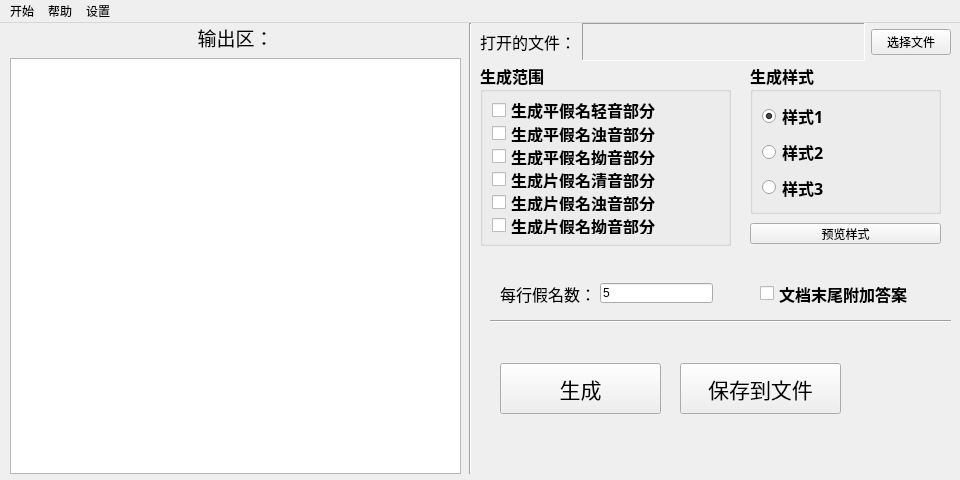
<?xml version="1.0" encoding="UTF-8"?>
<ui version="4.0">
 <class>TestCreate</class>
 <widget class="QMainWindow" name="TestCreate">
  <property name="geometry">
   <rect>
    <x>0</x>
    <y>0</y>
    <width>960</width>
    <height>480</height>
   </rect>
  </property>
  <property name="sizePolicy">
   <sizepolicy hsizetype="Fixed" vsizetype="Fixed">
    <horstretch>0</horstretch>
    <verstretch>0</verstretch>
   </sizepolicy>
  </property>
  <property name="minimumSize">
   <size>
    <width>960</width>
    <height>480</height>
   </size>
  </property>
  <property name="maximumSize">
   <size>
    <width>960</width>
    <height>480</height>
   </size>
  </property>
  <property name="windowTitle">
   <string>生成问卷</string>
  </property>
  <property name="windowIcon">
   <iconset resource="resources.qrc">
    <normaloff>:/res/testIcon.png</normaloff>:/res/testIcon.png</iconset>
  </property>
  <widget class="QWidget" name="centralwidget">
   <widget class="QWidget" name="widget" native="true">
    <property name="geometry">
     <rect>
      <x>10</x>
      <y>0</y>
      <width>451</width>
      <height>451</height>
     </rect>
    </property>
    <layout class="QVBoxLayout" name="verticalLayout">
     <item>
      <widget class="QLabel" name="text_outPut">
       <property name="font">
        <font>
         <family>等线</family>
         <pointsize>14</pointsize>
        </font>
       </property>
       <property name="text">
        <string>输出区：</string>
       </property>
       <property name="alignment">
        <set>Qt::AlignCenter</set>
       </property>
      </widget>
     </item>
     <item>
      <widget class="QTextEdit" name="outPutArea">
       <property name="frameShadow">
        <enum>QFrame::Sunken</enum>
       </property>
       <property name="lineWrapMode">
        <enum>QTextEdit::NoWrap</enum>
       </property>
      </widget>
     </item>
    </layout>
   </widget>
   <widget class="QGroupBox" name="chooseScope">
    <property name="geometry">
     <rect>
      <x>480</x>
      <y>40</y>
      <width>251</width>
      <height>183</height>
     </rect>
    </property>
    <property name="font">
     <font>
      <family>等线</family>
      <pointsize>12</pointsize>
      <weight>75</weight>
      <bold>true</bold>
     </font>
    </property>
    <property name="title">
     <string>生成范围</string>
    </property>
    <layout class="QVBoxLayout" name="verticalLayout_2">
     <item>
      <widget class="QCheckBox" name="A1">
       <property name="text">
        <string>生成平假名轻音部分</string>
       </property>
      </widget>
     </item>
     <item>
      <widget class="QCheckBox" name="A2">
       <property name="text">
        <string>生成平假名浊音部分</string>
       </property>
      </widget>
     </item>
     <item>
      <widget class="QCheckBox" name="A3">
       <property name="text">
        <string>生成平假名拗音部分</string>
       </property>
      </widget>
     </item>
     <item>
      <widget class="QCheckBox" name="B1">
       <property name="text">
        <string>生成片假名清音部分</string>
       </property>
      </widget>
     </item>
     <item>
      <widget class="QCheckBox" name="B2">
       <property name="text">
        <string>生成片假名浊音部分</string>
       </property>
      </widget>
     </item>
     <item>
      <widget class="QCheckBox" name="B3">
       <property name="text">
        <string>生成片假名拗音部分</string>
       </property>
      </widget>
     </item>
    </layout>
   </widget>
   <widget class="Line" name="line">
    <property name="geometry">
     <rect>
      <x>460</x>
      <y>0</y>
      <width>20</width>
      <height>451</height>
     </rect>
    </property>
    <property name="orientation">
     <enum>Qt::Vertical</enum>
    </property>
   </widget>
   <widget class="QWidget" name="fileOperation" native="true">
    <property name="geometry">
     <rect>
      <x>480</x>
      <y>0</y>
      <width>471</width>
      <height>38</height>
     </rect>
    </property>
    <layout class="QHBoxLayout" name="horizontalLayout">
     <item>
      <widget class="QLabel" name="text_openedFile">
       <property name="sizePolicy">
        <sizepolicy hsizetype="Fixed" vsizetype="Fixed">
         <horstretch>0</horstretch>
         <verstretch>0</verstretch>
        </sizepolicy>
       </property>
       <property name="font">
        <font>
         <family>等线</family>
         <pointsize>12</pointsize>
        </font>
       </property>
       <property name="text">
        <string>打开的文件：</string>
       </property>
      </widget>
     </item>
     <item>
      <widget class="QLabel" name="openedFileOutput">
       <property name="font">
        <font>
         <family>等线</family>
         <pointsize>7</pointsize>
        </font>
       </property>
       <property name="frameShape">
        <enum>QFrame::Panel</enum>
       </property>
       <property name="frameShadow">
        <enum>QFrame::Sunken</enum>
       </property>
       <property name="text">
        <string/>
       </property>
      </widget>
     </item>
     <item>
      <widget class="QPushButton" name="chooseFile">
       <property name="sizePolicy">
        <sizepolicy hsizetype="Fixed" vsizetype="Fixed">
         <horstretch>0</horstretch>
         <verstretch>0</verstretch>
        </sizepolicy>
       </property>
       <property name="text">
        <string>选择文件</string>
       </property>
       <property name="icon">
        <iconset resource="resources.qrc">
         <normaloff>:/res/OpenFile.png</normaloff>:/res/OpenFile.png</iconset>
       </property>
      </widget>
     </item>
    </layout>
   </widget>
   <widget class="QWidget" name="KanaNumberPerLine" native="true">
    <property name="geometry">
     <rect>
      <x>500</x>
      <y>250</y>
      <width>231</width>
      <height>41</height>
     </rect>
    </property>
    <widget class="QLabel" name="text_KanaNumberPerLine">
     <property name="geometry">
      <rect>
       <x>0</x>
       <y>0</y>
       <width>101</width>
       <height>41</height>
      </rect>
     </property>
     <property name="font">
      <font>
       <family>等线</family>
       <pointsize>12</pointsize>
      </font>
     </property>
     <property name="text">
      <string>每行假名数：</string>
     </property>
    </widget>
    <widget class="QLineEdit" name="KanaNumberPerLineInput">
     <property name="geometry">
      <rect>
       <x>100</x>
       <y>10</y>
       <width>113</width>
       <height>20</height>
      </rect>
     </property>
     <property name="text">
      <string>5</string>
     </property>
    </widget>
   </widget>
   <widget class="QCheckBox" name="switch_addKeys">
    <property name="geometry">
     <rect>
      <x>760</x>
      <y>250</y>
      <width>151</width>
      <height>41</height>
     </rect>
    </property>
    <property name="font">
     <font>
      <family>等线</family>
      <pointsize>12</pointsize>
      <weight>75</weight>
      <bold>true</bold>
     </font>
    </property>
    <property name="text">
     <string>文档末尾附加答案</string>
    </property>
   </widget>
   <widget class="QGroupBox" name="chooseStyle">
    <property name="geometry">
     <rect>
      <x>750</x>
      <y>40</y>
      <width>191</width>
      <height>151</height>
     </rect>
    </property>
    <property name="font">
     <font>
      <family>等线</family>
      <pointsize>12</pointsize>
      <weight>75</weight>
      <bold>true</bold>
     </font>
    </property>
    <property name="title">
     <string>生成样式</string>
    </property>
    <layout class="QVBoxLayout" name="verticalLayout_3">
     <item>
      <widget class="QRadioButton" name="style1">
       <property name="text">
        <string>样式1</string>
       </property>
       <property name="checked">
        <bool>true</bool>
       </property>
      </widget>
     </item>
     <item>
      <widget class="QRadioButton" name="style2">
       <property name="text">
        <string>样式2</string>
       </property>
      </widget>
     </item>
     <item>
      <widget class="QRadioButton" name="style3">
       <property name="text">
        <string>样式3</string>
       </property>
      </widget>
     </item>
    </layout>
   </widget>
   <widget class="QPushButton" name="stylePreview">
    <property name="geometry">
     <rect>
      <x>750</x>
      <y>200</y>
      <width>191</width>
      <height>21</height>
     </rect>
    </property>
    <property name="text">
     <string>预览样式</string>
    </property>
   </widget>
   <widget class="Line" name="line_2">
    <property name="geometry">
     <rect>
      <x>490</x>
      <y>290</y>
      <width>461</width>
      <height>16</height>
     </rect>
    </property>
    <property name="orientation">
     <enum>Qt::Horizontal</enum>
    </property>
   </widget>
   <widget class="QPushButton" name="saveToFile">
    <property name="geometry">
     <rect>
      <x>680</x>
      <y>340</y>
      <width>161</width>
      <height>51</height>
     </rect>
    </property>
    <property name="font">
     <font>
      <family>方正粗黑宋简体</family>
      <pointsize>16</pointsize>
     </font>
    </property>
    <property name="text">
     <string>保存到文件</string>
    </property>
    <property name="icon">
     <iconset resource="resources.qrc">
      <normaloff>:/res/saveToFile.png</normaloff>:/res/saveToFile.png</iconset>
    </property>
    <property name="iconSize">
     <size>
      <width>32</width>
      <height>32</height>
     </size>
    </property>
   </widget>
   <widget class="QPushButton" name="create">
    <property name="geometry">
     <rect>
      <x>500</x>
      <y>340</y>
      <width>161</width>
      <height>51</height>
     </rect>
    </property>
    <property name="font">
     <font>
      <family>方正粗黑宋简体</family>
      <pointsize>16</pointsize>
     </font>
    </property>
    <property name="text">
     <string>生成</string>
    </property>
    <property name="icon">
     <iconset resource="resources.qrc">
      <normaloff>:/res/Create.png</normaloff>:/res/Create.png</iconset>
    </property>
    <property name="iconSize">
     <size>
      <width>32</width>
      <height>32</height>
     </size>
    </property>
   </widget>
   <widget class="QLabel" name="showBg">
    <property name="geometry">
     <rect>
      <x>0</x>
      <y>0</y>
      <width>960</width>
      <height>480</height>
     </rect>
    </property>
    <property name="text">
     <string/>
    </property>
   </widget>
   <zorder>showBg</zorder>
   <zorder>widget</zorder>
   <zorder>chooseScope</zorder>
   <zorder>line</zorder>
   <zorder>fileOperation</zorder>
   <zorder>KanaNumberPerLine</zorder>
   <zorder>switch_addKeys</zorder>
   <zorder>chooseStyle</zorder>
   <zorder>stylePreview</zorder>
   <zorder>line_2</zorder>
   <zorder>saveToFile</zorder>
   <zorder>create</zorder>
  </widget>
  <widget class="QMenuBar" name="menubar">
   <property name="geometry">
    <rect>
     <x>0</x>
     <y>0</y>
     <width>960</width>
     <height>22</height>
    </rect>
   </property>
   <widget class="QMenu" name="menu">
    <property name="title">
     <string>开始</string>
    </property>
    <addaction name="actionExit"/>
   </widget>
   <widget class="QMenu" name="menu_2">
    <property name="title">
     <string>帮助</string>
    </property>
    <addaction name="actionHelp"/>
   </widget>
   <widget class="QMenu" name="menu_3">
    <property name="title">
     <string>设置</string>
    </property>
    <addaction name="actionSetting"/>
   </widget>
   <addaction name="menu"/>
   <addaction name="menu_2"/>
   <addaction name="menu_3"/>
  </widget>
  <action name="actionExit">
   <property name="icon">
    <iconset resource="resources.qrc">
     <normaloff>:/res/Exit.png</normaloff>:/res/Exit.png</iconset>
   </property>
   <property name="text">
    <string>退出</string>
   </property>
  </action>
  <action name="actionHelp">
   <property name="icon">
    <iconset resource="resources.qrc">
     <normaloff>:/res/helpIcon.png</normaloff>:/res/helpIcon.png</iconset>
   </property>
   <property name="text">
    <string>查看帮助</string>
   </property>
  </action>
  <action name="actionSetting">
   <property name="icon">
    <iconset resource="resources.qrc">
     <normaloff>:/res/settingIcon.png</normaloff>:/res/settingIcon.png</iconset>
   </property>
   <property name="text">
    <string>设置背景音乐和背景</string>
   </property>
  </action>
 </widget>
 <resources>
  <include location="resources.qrc"/>
 </resources>
 <connections/>
</ui>
